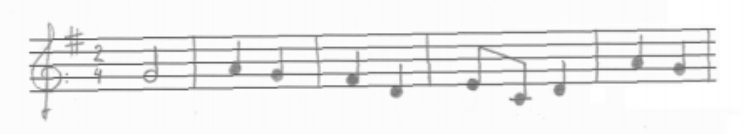
#> input picture sourceImages/fromPaper.png, 744 x 134 px
$ python preprocessing.py
#> lines starting #> are read from the running program, lines starting #| are printed output that depends on the picture; after the words box and inside, x2 and y2 are one past the last pixel; in counts of white or black regions, pixels touching at a corner belong together
import cv2
import numpy as np
import math
from music21 import *

#Helper functions
def grayscaleToBw(img, whiteThreshold = 250):
	'''
	turns img with pixels 0-255 to either 0 or 255 based on threshold
	'''
	height, width = img.shape
	bwImage = img.copy()

	count = 0
	count2 = 0
	for x in range(width):
		for y in range(height):
			color = img[y][x]
			if color < whiteThreshold:
				count += 1
				bwImage[y][x] = 0
			else:
				count2 +=1
				bwImage[y][x] = 255
	if whiteThreshold == 180:
		print("here: ", count, count2)
	return bwImage

def getStaffHeight(staffLineWidth, staffSpaceWidth):
	# 5 lines with 4 spaces between
	return 5 * staffLineWidth + 4 * staffSpaceWidth


# Core Function steps
def compute_skew(img):
	'''
	Returns skew, new image with horizontal lines draw
	'''
	acceptableAngleLowerBound = -45
	acceptableAngleUpperBound = 45
	lineImg = img.copy()
	# Convert the image to gray-scale
	gray = cv2.cvtColor(img, cv2.COLOR_BGR2GRAY)
	# gray = grayscaleToBw(gray, whiteThreshold = 110) # in case need to convert to bw
	cv2.imwrite("somethingMaybe.png", gray)
	# Find the edges in the image using canny detector
	edges = cv2.Canny(gray, 50, 200, apertureSize=3)
	cv2.imwrite("edgesSkew.png", edges)
	# Detect points that form a line
	lines = cv2.HoughLines(edges,1,np.pi/180,400)

	if lines is None:
		return 0, lineImg

	# Draw lines on the image
	angleSum = 0.0 # in degrees
	numHorizLines = 0
	for line in lines:
		rho,theta = line[0]
		a = np.cos(theta)
		b = np.sin(theta)
		x0 = a*rho
		y0 = b*rho
		x1 = int(x0 + 1000*(-b))
		y1 = int(y0 + 1000*(a))
		x2 = int(x0 - 1000*(-b))
		y2 = int(y0 - 1000*(a))
		angleRad = np.arctan2(y2 - y1, x2 - x1) # in radians
		angleDeg = angleRad*180/np.pi # radians --> degrees
		if angleDeg >= acceptableAngleLowerBound and angleDeg <= acceptableAngleUpperBound:
			angleSum += angleDeg
			numHorizLines += 1
			cv2.line(lineImg,(x1,y1),(x2,y2),(0,0,255),2)

	# for line in lines: # use this if using HoughLinesP
	# 	x1, y1, x2, y2 = line[0]
	# 	cv2.line(img, (x1, y1), (x2, y2), (255, 0, 0), 3)
	# 	angle += np.arctan2(y2 - y1, x2 - x1)

	if numHorizLines == 0:
		skew = 0
	else:
		skew = angleSum/numHorizLines
	return skew, lineImg

def deskew(img, angle):# rotate the image to deskew it
	'''
	returns a new rotated image
	'''
	(h, w) = img.shape[:2]
	center = (w // 2, h // 2)
	M = cv2.getRotationMatrix2D(center, skew, 1.0)
	rotated = cv2.warpAffine(img, M, (w, h),
		flags=cv2.INTER_CUBIC, borderMode=cv2.BORDER_REPLICATE)
	return rotated

def removeStaffLines(img):
	'''
	creates grayscale image without staff lines
	returns tuple: that image, list of tuples of vertical position of lines inclusive (start,end), avg width of lines, avg space between lines
	lines lines tuples in order from top to bottom
	'''
	# Convert the image to gray-scale
	im = cv2.cvtColor(img, cv2.COLOR_BGR2GRAY)
	noStaffLineImg = im.copy()
	height, width = im.shape

	# Invert
	im = 255 - im

	# Change scale from 0-255 --> 0-1
	im = im/255

	# Calculate horizontal projection
	proj = np.sum(im,1) # sum of grey pixels which is range 0 * 255
	m = np.max(proj)


	# Create output image same height as text, 500 px wide
	m = np.max(proj)
	result = np.zeros((proj.shape[0],width))
	# Draw a line for each row
	for row in range(im.shape[0]):
	   cv2.line(result, (0,row), (int(proj[row]*width/m),row), (255,255,255), 1)
	# # Save result
	# cv2.imwrite('result.png', result)
	# cv2.line(img,(0,46),(0,51),(0,0,255),2)
	# cv2.imwrite('result2.png', img)

	# find staff lines
	# .7 from magical music decoder (using .5)
	lineLocs = []
	percent_width = .2
	firstSeen = None
	for i in range(len(proj)):
		if proj[i] >= percent_width * width:
			# loc.append(i)
			if firstSeen is None:
				firstSeen = i
		else:
			if not firstSeen is None:
				lineLocs.append((firstSeen, i-1)) # shows inclusive
				firstSeen = None

	# find widths of lines
	totalLineWidths = 0
	for i in range(len(lineLocs)):
		top, bot = lineLocs[i]
		totalLineWidths += (bot-top)
	if len(lineLocs) == 0:
		avgLineWidth = 0
	else:
		avgLineWidth = math.ceil(totalLineWidths/len(lineLocs))
	bufferAmount = math.ceil(avgLineWidth/4)
	distanceCheckAroundLine = math.ceil(avgLineWidth/2)

	# find widths of spaces between lines
	avgSpaceWidth = 0
	if len(lineLocs) > 0:
		totalSpaceWidth = 0
		spacesCounted = 0
		for i in range(len(lineLocs) - 1):
			# dont consider the gap between staff lines
			if (i+1)%5 != 0:
				spacesCounted += 1
				thisLineTop, thisLineBot = lineLocs[i]
				nextLineTop, nextLineBot = lineLocs[i+1]
				spaceWidth = nextLineBot - thisLineTop
				totalSpaceWidth += spaceWidth
		if spacesCounted == 0:
			avgSpaceWidth = 0
		else:
			avgSpaceWidth = totalSpaceWidth/spacesCounted


	# remove staff lines
	grey_threshold = 50/255
	for x in range(width):
		for line in lineLocs:
			top, bot = line # top is lower
			shouldEliminateTop = False
			# check that avgLineWidth in both directions past the line
			topStart = top-1-bufferAmount
			for u in range(topStart, topStart-distanceCheckAroundLine-1, -1):
				if u < 0:
					break
				if im[u][x] < grey_threshold:
					shouldEliminateTop = True
					break
			shouldEliminateBot = False
			botStart = bot+1+bufferAmount
			for l in range(botStart, botStart+distanceCheckAroundLine+1):
				if l >= height:
					break
				if im[l][x] < grey_threshold:
					shouldEliminateBot = True
					break
			if shouldEliminateTop and shouldEliminateBot:
				# currently, don't white out the buffer
				for y in range(top-1-bufferAmount, bot+bufferAmount+1):
					noStaffLineImg[y][x] = 255

	return noStaffLineImg, lineLocs, avgLineWidth, avgSpaceWidth

def getBarlines(img, staffLineWidth, staffSpaceWidth, imgRemoveFrom=None):
	'''
	img is greyscale with staff lines removed
	really only works if there is only one line of music

	where a bar line looks like

	top
	|
	|
	|
	bot

	# https://pdfs.semanticscholar.org/f4f5/1cffaa1b6661e135aa3dedc26e5561e66578.pdf

	# imgRemoveFrom must be greyscale too

	returns verticalProjectionImg, potentialBarLineImage, BarlineImage, RemovedBarlineImage, barlines

	where barlines is a list of (start,end) inclusive start and end horizontal positions of bar lines

	'''
	staffHeight = getStaffHeight(staffLineWidth, staffSpaceWidth)
	tolerance = staffSpaceWidth
	noteSize = staffSpaceWidth

	# Convert the image to gray-scale
	# im = cv2.cvtColor(img, cv2.COLOR_BGR2GRAY)
	noBarLine = img.copy()
	height, width = img.shape
	bwImg = grayscaleToBw(img)

	# Invert
	bwImg = 255 - bwImg

	# Change scale from 0-255 --> 0-1
	bwImg = bwImg/255


	# Calculate vertical projection
	proj = np.sum(bwImg,0) # sum of grey pixels which is range 0 * 255
	m = np.max(proj)

	# Create output image same height as text, 500 px wide
	verticalProjection = np.zeros((height, proj.shape[0]))
	# Draw a line for each row
	for col in range(img.shape[1]):
		# start from height and go down
		cv2.line(verticalProjection, (col,height), (col, height - int(proj[col]*height/m)), (255,255,255), 1)


	# find potential lines (long enough)
	longVerticalLines = []

	markPossibleBarLines = img.copy()
	firstSeen = None
	for i in range(len(proj)):
		# print(proj[i])
		if proj[i] >= staffHeight - tolerance:
			# show the potential lines
			cv2.line(markPossibleBarLines,(i,0),(i,255),(0,0,255),2)
			if firstSeen is None:
				firstSeen = i
		else:
			if not firstSeen is None:
				longVerticalLines.append((firstSeen, i-1)) # shows inclusive
				firstSeen = None

	# elimate lines with note head on either side of it (it's a note stem, not bar line)
	# note head seen as vertical projection of atleast half staff line space
	# for about staff line space to either left or right
	barLines = []

	distanceToCheckAroundLine = max(1, math.ceil(noteSize)) # make sure checking at least some distance
	minAverageNoteHeight = noteSize/2

	for line in longVerticalLines:
		leftPosition, rightPosition = line
		leftHasNoteHead = False
		rightHasNoteHead = True
		totLeft = 0
		leftCounted = 0
		# note dont' check the positions of the vertical lines themselves
		# --> this will bring the avg up when it shouldnt
		for i in range(leftPosition - distanceToCheckAroundLine, leftPosition):
			if i < 0:
				break
			leftCounted += 1
			totLeft += proj[i]


		totRight = 0
		rightCounted = 0
		for i in range(rightPosition + 1, rightPosition + distanceToCheckAroundLine + 1):
			if i >= width:
				break
			rightCounted += 1
			totRight += proj[i]

		if leftCounted < distanceToCheckAroundLine or rightCounted < distanceToCheckAroundLine:
			barLines.append(line)
		else:
			leftAverage = totLeft/leftCounted
			rightAverage = totRight/rightCounted
			# no note on either side (not enough vertical projection)
			if leftAverage < minAverageNoteHeight and rightAverage < minAverageNoteHeight:
				barLines.append(line)

	# show barlines and remove barlines
	removedBarlinesImg = img.copy()
	if not removedBarlinesImg is None:
		removedBarlinesImg = removedBarlinesImg

	barlinesMarked = img.copy()
	for line in barLines:
		left, right = line
		for i in range(left, right +1):
			cv2.line(barlinesMarked,(i,0),(i,255),(0,0,255),2)
			for y in range(height):
					removedBarlinesImg[y][i] = 255


	return verticalProjection, markPossibleBarLines, barlinesMarked, removedBarlinesImg, barLines

def isolateSymbols(img, staffLineWidth, staffSpaceWidth, *, grayImg = None, minArea = 0, maxArea = None, breakBeams = True, invert = True):
	'''
	takes in a b/w inage of music without staff lines
	uses the grayImg if provided to show the bounding boxes

	Finds music symbols
	Returns tuple (imgWithBoundingBoxes, list of image tuple lists [(image, (x,y,w,h)), (image, (x,y,w,h)), (image, (x,y,w,h))]
	each list inside the inner list are beamed together

	where image has bounding box that looks like
	(x,y)----*
	|        |
	|        | h
	|        |
	*--------*
	    w

	code from: https://stackoverflow.com/questions/21104664/extract-all-bounding-boxes-using-opencv-python

	'''
	if not grayImg is None:
		boundingBoxesImg = grayImg.copy()
	else:
		boundingBoxesImg = img.copy()

	if maxArea is None:
		width,height = img.shape
		maxArea = .9 * width * height

	symbols = []

	savingDir = "boxes/"


	# contours, hierarchy = cv2.findContours(img,mode=1,method=cv2.CHAIN_APPROX_SIMPLE)[-2:] # only outer bounding boxes
	contours, hierarchy = cv2.findContours(img,cv2.RETR_LIST,cv2.CHAIN_APPROX_SIMPLE)[-2:] # see all children, even inside
	idx = 0

	for i in range(len(contours)):
		cnt = contours[i]
		x,y,w,h = cv2.boundingRect(cnt)
		area = w*h
		if not grayImg is None:
			roi = grayImg[y:y+h,x:x+w]
		else:
			roi=img[y:y+h,x:x+w]
		if area > minArea and (area < maxArea or len(contours) ==1): # allow the case where can't segment it to have big segment
			if breakBeams:
				stemsImage, chopImage, segments = breakBeam(roi, staffLineWidth, staffSpaceWidth)
				# use the smaller images if possible
				if len(segments) > 0:
					beamed = []
					for smallRoi, smallCoord in segments:
						print("segment: ", smallRoi)
						idx += 1
						smallX, smallY, smallW, smallH = smallCoord
						# need these coord in relation to whole image
						actualX = x + smallX
						actualY = y + smallY
						if invert:
							smallRoi = 255 - smallRoi
						cv2.imwrite(savingDir + str(idx) + '.jpg', smallRoi) #puts the images in this folder
						cv2.rectangle(boundingBoxesImg,(actualX,actualY),(actualX+smallW,actualY+smallH),(200,0,0),2)
						beamed.append((smallRoi, (actualX, actualY, smallW, smallH)))
					symbols.append(beamed)
				# when there are not smaller images, just use the whole imagee
				else:
					idx += 1
					if invert:
						roi = 255- roi
					cv2.imwrite("roiiii.png", roi)
					cv2.imwrite(savingDir + str(idx) + '.jpg', roi) #puts the images in this folder
					cv2.rectangle(boundingBoxesImg,(x,y),(x+w,y+h),(200,0,0),2)
					symbols.append([(roi, (x,y,w,h))])
			# when not breaking, using whole image only
			else:
				idx += 1
				if invert:
					roi = 255- roi
				cv2.imwrite(savingDir + str(idx) + '.jpg', roi) #puts the images in this folder
				cv2.rectangle(boundingBoxesImg,(x,y),(x+w,y+h),(200,0,0),2)
				symbols.append([(roi, (x,y,w,h))])
	# cv2.imshow('img',boundingBoxesImg)
	# cv2.waitKey(0)
	return boundingBoxesImg, symbols

def findStems(img, staffLineWidth, staffSpaceWidth):
	'''
	returns image with stems marked and list of stem locations (x coordiantes) and vertical proj of bw image inverted
	in form (x_left, x_right) inclusive
	'''
	staffHeight = getStaffHeight(staffLineWidth, staffSpaceWidth)
	# when minNoteStemHeight = staffHeight/2, get accidentals too
	# when minNoteStemHeight = 2 * staffHeight/3 , missed some notes
	minNoteStemHeight = 7 * staffHeight/12
	minNoteHeight = 2*staffSpaceWidth/3

	# Convert the image to gray-scale
	# im = cv2.cvtColor(img, cv2.COLOR_BGR2GRAY)
	noBarLine = img.copy()
	height, width = img.shape
	bwImg = grayscaleToBw(img)

	# Invert
	bwImg = 255 - bwImg

	# Change scale from 0-255 --> 0-1
	bwImg = bwImg/255


	# Calculate vertical projection
	proj = np.sum(bwImg,0) # sum of grey pixels which is range 0 * 255
	m = np.max(proj)


	# Find stems
	stems = []
	markStemsImage = img.copy()
	firstSeenStem = None

	for i in range(len(proj)):
		# find stems
		if proj[i] >= minNoteStemHeight:
			# show the potential lines
			cv2.line(markStemsImage,(i,0),(i,255),(0,0,255),2)
			if firstSeenStem is None:
				firstSeenStem = i
		else:
			if not firstSeenStem is None:
				stems.append((firstSeenStem, i-1)) # shows inclusive
				firstSeenStem = None

	return markStemsImage, stems, proj

def breakBeam(img, staffLineWidth, staffSpaceWidth):
	'''
	isolating symbols

	could have problems if the notes are too close to each other...

	returns stemlines marked, chopped image, list of bounding boxes and images
	'''
	height, width = img.shape

	markStemsImage, stems, vertProj = findStems(img, staffLineWidth, staffSpaceWidth)

	chopImage = img.copy()
	chops = []

	# Find chops to segment between stems
	for i in range(len(stems)-1):
		leftLineLeft, leftLineRight = stems[i]
		rightLineLeft, rightLineRight = stems[i+1]
		chop = round((rightLineLeft + leftLineRight)/2)
		chops.append(chop)
		cv2.line(chopImage,(chop,0),(chop,255),(0,0,255),2)


	segments = [] # (roi, (x,y,w,h))

	# same for all
	y = 0
	h = height

	leftX = 0

	for chopX in chops:
		x = leftX
		w = chopX - leftX

		roi = img[y:y+h,x:x+w]
		segments.append((roi, (x,y,w,h)))

		leftX = chopX

	# do for last segment
	if len(chops) > 0:
		x = chops[-1]
		w = width - x
		roi = img[y:y+h,x:x+w]
		segments.append((roi, (x,y,w,h)))

	idx = 0
	for tinyImg, info in segments:
		idx +=1
		cv2.imwrite("smallerBoxes/" + str(idx) + '.jpg', tinyImg) #puts the images in this folder

	return markStemsImage, chopImage, segments

# [61 lines left out: function getNoteHead, not called in this run]


def getStaffLineSpacePositions(staffLines):
	'''
	finds the lines and spaces from the 5 lines positions

	when passed in line positions from top to bottom, returned are top to bottom
	and vice versa
	'''

	lineSpacePosition = []
	for i in range(len(staffLines)):
		lineStart, lineEnd = staffLines[i]
		lineMiddle = round((lineStart + lineEnd)/2)
		lineSpacePosition.append(lineMiddle)

		if i+1 < len(staffLines): # can you get the next line
			nextLineStart, nextLineEnd = staffLines[i+1]
			spaceMiddle = round((lineEnd+nextLineStart)/2)
			lineSpacePosition.append(spaceMiddle)

	return lineSpacePosition

def drawStaffLineSpacePositions(staffLines, img):
	'''
	finds the lines and spaces from the 5 lines positions

	returns line and space positions image with them drawn on

	when passed in line positions from top to bottom, returned are top to bottom
	and vice versa
	'''
	imgCopy = rotatedImg.copy()
	staffLineSpacePositions = getStaffLineSpacePositions(staffLines)
	for p in staffLineSpacePositions:
		cv2.line(imgCopy,(0,p),(width,p),(0,0,255),1)
	return staffLineSpacePositions, imgCopy

# [17 lines left out: functions getNoteFromPosition, getMeasureNumberFromPosition, not called in this run]


# Read image
imgName = "fromPaper"
ext = ".png"
sourcePath = 'sourceImages/'
savePath = 'generatedImages/'

img = cv2.imread(sourcePath+imgName+ext, cv2.IMREAD_COLOR)
#> img is the input picture: shape (134, 744, 3); min 95, max 255, mean 239
height, width, channels = img.shape

skew, linedImg = compute_skew(img)
#> in compute_skew, `edges = cv2.Canny(gray, 50, 200, apertureSize=3)`:
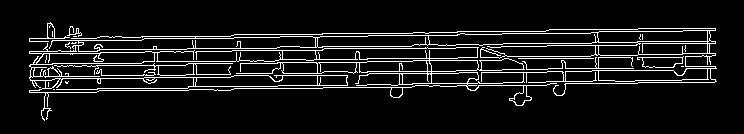
#> edges: shape (134, 744); 8.5% white in thin lines or dots, all inside (x1, y1, x2, y2) = (29, 22, 717, 121)
#> in compute_skew, `lines = cv2.HoughLines(edges,1,np.pi/180,400)`: lines = [[42, 1.55]]
#> the loop in compute_skew, `for line in lines:` made 1 pass
#> (rho, theta, a, b, x0, y0, x1, y1) on pass 1: (42, 1.55, 0.0175, 1, 0.733, 41.99, -999, 59)
#> after the loop in compute_skew, `for line in lines:`:
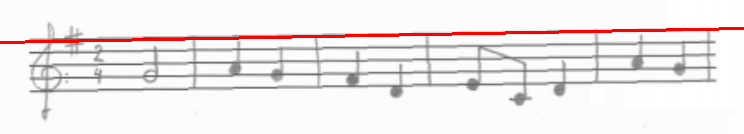
#> lineImg: shape (134, 744, 3); 2.24% of pixels changed, all inside (x1, y1, x2, y2) = (0, 27, 744, 44)
#> after the loop in compute_skew, `for line in lines:`: angleSum = -1; numHorizLines = 1
#> in compute_skew, `skew = angleSum/numHorizLines`: skew = -1
#> skew = -1
cv2.imwrite(savePath + imgName + '_lines' + ext, linedImg)

rotatedImg = deskew(img, skew)
#> in deskew, `M = cv2.getRotationMatrix2D(center, skew, 1.0)`: M = [[1, -0.0175, 1.23], [0.0175, 1, -6.5]]
cv2.imwrite(savePath + imgName + '_oriented' + ext, rotatedImg)

stafflessImg, lines, lineWidth, spaceWidth = removeStaffLines(rotatedImg)
#> in removeStaffLines, `proj = np.sum(im,1)`: proj = 134 values, max 285.6 at index 60, min 8.51 at index 0, mean 46.65
#> in removeStaffLines, `m = np.max(proj)`: m = 285.6
#> the loop in removeStaffLines, `for i in range(len(proj)):` made 134 passes
#> after the loop in removeStaffLines, `for i in range(len(proj)):`: lineLocs = [(33, 35), (46, 48), (59, 61), (72, 74), (85, 86)]
#> the loop in removeStaffLines, `for i in range(len(lineLocs)):` made 5 passes
#> (top, bot, totalLineWidths) on passes 1 to 5: (33, 35, 2), (46, 48, 4), (59, 61, 6), (72, 74, 8), (85, 86, 9)
#> after the loop in removeStaffLines, `for i in range(len(lineLocs)):`: totalLineWidths = 9
#> in removeStaffLines, `avgLineWidth = math.ceil(totalLineWidths/len(lineLocs))`: avgLineWidth = 2
#> in removeStaffLines, `bufferAmount = math.ceil(avgLineWidth/4)`: bufferAmount = 1
#> the loop in removeStaffLines, `for i in range(len(lineLocs) - 1):` made 4 passes
#> (thisLineTop, thisLineBot, nextLineTop, nextLineBot, spaceWidth, totalSpaceWidth) on passes 1 to 4: (33, 35, 46, 48, 15, 15), (46, 48, 59, 61, 15, 30), (59, 61, 72, 74, 15, 45), (72, 74, 85, 86, 14, 59)
#> after the loop in removeStaffLines, `for i in range(len(lineLocs) - 1):`: spacesCounted = 4; totalSpaceWidth = 59
#> in removeStaffLines, `avgSpaceWidth = totalSpaceWidth/spacesCounted`: avgSpaceWidth = 14.75
#> after the loop in removeStaffLines, `for x in range(width):`:
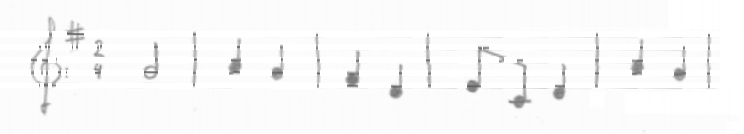
#> noStaffLineImg: shape (134, 744); min 96, max 255, mean 248.6
#> lines = [(33, 35), (46, 48), (59, 61), (72, 74), (85, 86)]; lineWidth = 2; spaceWidth = 14.75
# staffLineSpacesPositions = getStaffLineSpacePositions(lines)
staffLines, staffLinesSpacesImg = drawStaffLineSpacePositions(lines, rotatedImg)
#> the loop in getStaffLineSpacePositions, `for i in range(len(staffLines)):` made 5 passes
#> (lineStart, lineEnd, lineMiddle, nextLineStart, nextLineEnd, spaceMiddle) on passes 1 to 4: (33, 35, 34, 46, 48, 40), (46, 48, 47, 59, 61, 54), (59, 61, 60, 72, 74, 66), (72, 74, 73, 85, 86, 80)
#> after the loop in getStaffLineSpacePositions, `for i in range(len(staffLines)):`: lineSpacePosition = [34, 40, 47, 54, 60, 66, 73, 80, 86]
#> the loop in drawStaffLineSpacePositions, `for p in staffLineSpacePositions:` made 9 passes
#> p on passes 1 to 8: 34, 40, 47, 54, 60, 66, 73, 80
#> after the loop in drawStaffLineSpacePositions, `for p in staffLineSpacePositions:`:
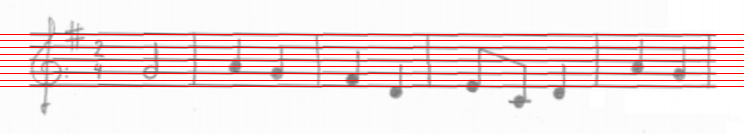
#> imgCopy: shape (134, 744, 3); mean B, G, R 225.7, 225.7, 242.9
#> staffLines = [34, 40, 47, 54, 60, 66, 73, 80, 86]
cv2.imwrite(savePath + imgName + 'staffLineSpacesPositions' + ext, staffLinesSpacesImg)


avgNoteHeadRadius = spaceWidth/2 # spaceWidth is the diameter
#> avgNoteHeadRadius = 7.38
minSegmentArea = spaceWidth*spaceWidth
#> minSegmentArea = 217.6
cv2.imwrite(savePath + imgName + '_staffless' + ext, stafflessImg)

barLineResult = getBarlines(stafflessImg, lineWidth, spaceWidth)
#> in getBarlines, `staffHeight = getStaffHeight(staffLineWidth, staffSpaceWidth)`: staffHeight = 69
#> in getBarlines, `tolerance = staffSpaceWidth`: tolerance = 14.75
#> after the loop in grayscaleToBw, `for x in range(width):`: count = 8062; count2 = 91634
#> in getBarlines, `proj = np.sum(bwImg,0)`: proj = 744 values, max 86 at index 47, min 0 at index 0, mean 10.84
#> in getBarlines, `m = np.max(proj)`: m = 86
#> after the loop in getBarlines, `for col in range(img.shape[1]):`:
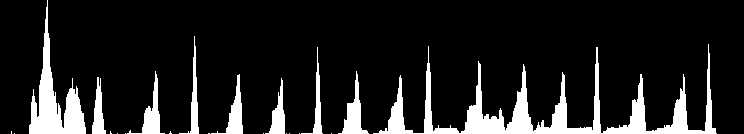
#> verticalProjection: shape (134, 744) float64; 12.3% white; 21 white regions (12 under 20 px)
#> after the loop in getBarlines, `for i in range(len(proj)):`:
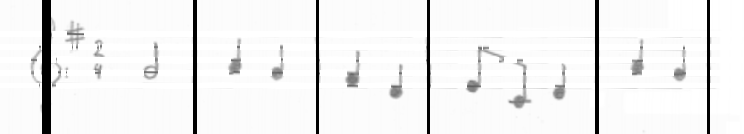
#> markPossibleBarLines: shape (134, 744); 3.49% of pixels changed, all inside (x1, y1, x2, y2) = (42, 0, 710, 134)
#> after the loop in getBarlines, `for i in range(len(proj)):`: longVerticalLines = [(43, 49), (194, 195), (317, 317), (428, 428), (596, 597), (708, 708)]
#> in getBarlines, `distanceToCheckAroundLine = max(1, math.ceil(noteSize))`: distanceToCheckAroundLine = 15
#> in getBarlines, `minAverageNoteHeight = noteSize/2`: minAverageNoteHeight = 7.38
#> the loop in getBarlines, `for line in longVerticalLines:` made 6 passes
#> (leftPosition, rightPosition, leftAverage, rightAverage) on passes 1 to 6: (43, 49, 21.67, 21.33), (194, 195, 7.47, 4.33), (317, 317, 5.27, 7.53), (428, 428, 8.67, 10), (596, 597, 8.87, 7.53), (708, 708, 6.8, 8)
#> after the loop in getBarlines, `for line in longVerticalLines:`: barLines = []
#> barLineResult = 5 items
verticalProj, possBarLineImg, barlineMarkedImg, removedBarlineImg, barlines = barLineResult
#> barlines = []
cv2.imwrite(savePath + imgName + '_barlines' + ext, barlineMarkedImg)

bwStafflessBarlessImg = grayscaleToBw(removedBarlineImg)


# segmentedImg, symbols = isolateSymbols(bwStafflessBarlessImg, lineWidth, spaceWidth, grayImg = removedBarlineImg, minArea = minSegmentArea)
segmentedImg, symbols = isolateSymbols(bwStafflessBarlessImg, lineWidth, spaceWidth, minArea = minSegmentArea)
#> in isolateSymbols, `contours, hierarchy = cv2.findContours(img,cv2.RETR_LIST,cv2.CHAIN_APP..`: contours = 85 contours, 55 with area under 20; largest, box (x1, y1, x2, y2) and area: (0, 0, 744, 134) 98801, (460, 44, 593, 111) 1940, (28, 14, 81, 118) 1684, (602, 31, 718, 91) 1564, (372, 31, 459, 101) 908
#> the loop in isolateSymbols, `for i in range(len(contours)):` made 85 passes
#> area on passes 42, 47, 60: 280, 372, 336
#> (printed output is left out)
#> after the loop in isolateSymbols, `for i in range(len(contours)):`:
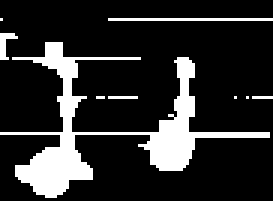
#> smallRoi: shape (67, 91) (shown 3 times larger); 17.2% white; 9 white regions (6 under 20 px), largest, box (x1, y1, x2, y2) and area: (0, 14, 90, 66) 943, (36, 6, 91, 7) 55, (0, 11, 6, 20) 26
cv2.imwrite(savePath + imgName + '_segmented' + ext, segmentedImg)

# [17 lines of commented-out code are left out]
